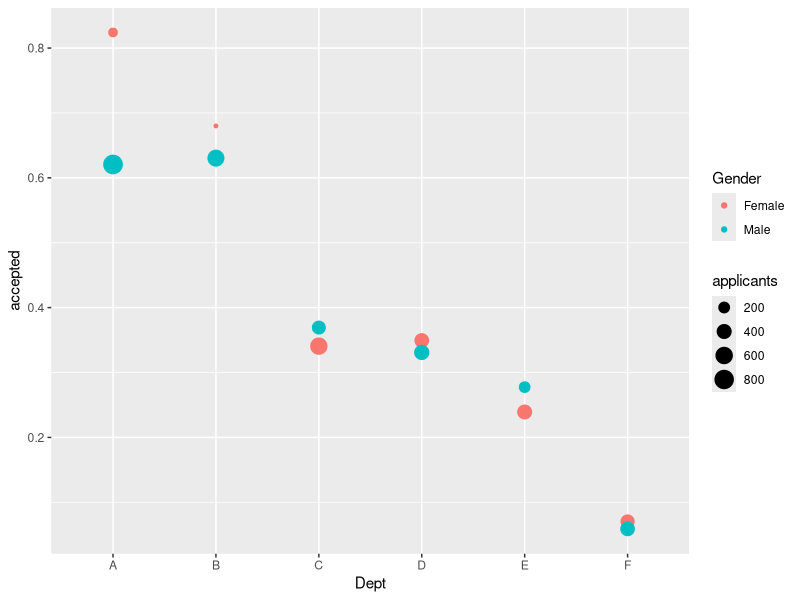

Recreate this plot in R. (Note: this script raises an error after producing the figure.)
## ---- chunk 1
library("tidyverse")
## ---- chunk 2
data("UCBAdmissions", package = "datasets")
admissions <- as_tibble(UCBAdmissions) %>%
  spread(Admit, n) %>%
  mutate(applicants = Admitted + Rejected,
         accepted = Admitted / applicants)

ggplot(admissions, aes(x = Dept, y = accepted, size = applicants, colour = Gender)) +
  geom_point()
## ---- chunk 3
select(admissions, Dept, Gender, applicants, accepted) %>%
  arrange(Dept, Gender)
## ---- chunk 4
reganatomy <- function(model, variable) {
    variable <- if (is.character(variable) & 1 == length(variable)) {
      variable
    } else {
      deparse(substitute(variable))
    }
    mod.mat <- model.matrix(model)
    var.names <- colnames(mod.mat)
    var <- which(variable == var.names)
    if (0 == length(var))  {
      stop(paste(variable, "is not a column of the model matrix."))
    }
    response <- model.response(model.frame(model))
    if (is.null(weights(model))) {
      wt <- rep(1, length(response))
    } else {
      wt <- weights(model)
    }
    res0 <- as_tibble(lm(cbind(mod.mat[, var], response) ~ 1, weights = wt)$residual)
    names(res0) <- c("y", "x")
    res <- as_tibble(lsfit(mod.mat[, -var], cbind(mod.mat[, var], response), 
                           wt = wt, intercept = FALSE)$residuals)
    names(res) <- c("y_partial", "x_partial")
    bind_cols(res0, res)
}
data("Bfox", package = "car")
m1 <- lm(partic ~ tfr + menwage + womwage + debt + parttime, data = Bfox)
an <- reganatomy(m1, "womwage")
ggplot(an, aes(x = x, y = y)) + geom_point()
ggplot(an, aes(x = x_partial, y = y_partial)) + geom_point()

betawt <- function(model, variables = NULL) {
  X <- model.matrix(model)
  var_names <- colnames(X)
  variables <- variables %||% setdiff(colnames(X), "(Intercept)")
  badvars <- setdiff(variables, var_names)
  if (length(badvars)) {
    stop("Variables not found in model matrix: ", paste0(badvars, collapse = ", "))
  }
  wt <- model$weights
  offset <- model$offset
  f <- function(i) {
    ii <- which(i == var_names)
    mod2 <- if (!is.null(wt)) {
      lm.wfit(X[ , -ii], X[, ii], wt, offset = offset)
    } else {
      lm.fit(X[ , -ii], X[, ii], offset = offset)
    }
    weighted.residuals(mod2) ^ 2
  }
  as_tibble(set_names(map(variables, f), variables))
}
data("Bfox", package = "car")
m1 <- lm(partic ~ tfr + menwage + womwage + debt + parttime, data = Bfox)
an <- betawt(m1, c("womwage", "tfr", "debt", "parttime"))
## ---- chunk 5
library(car)

ytilde <- lm(prestige ~ type, data = Duncan)$residuals
xtilde <- lm(income ~ type, data = Duncan)$residuals
lm(ytilde ~ xtilde - 1)
lm(prestige ~ income + type, data = Duncan)
## ---- chunk 6
Duncan <- Duncan %>%
  group_by(type) %>%
  mutate(prestige_res = prestige - mean(prestige),
         income_res = income - mean(income)) 
lm(prestige_res ~ income_res - 1, data = Duncan)
lm(prestige ~ income_res, data = Duncan)
